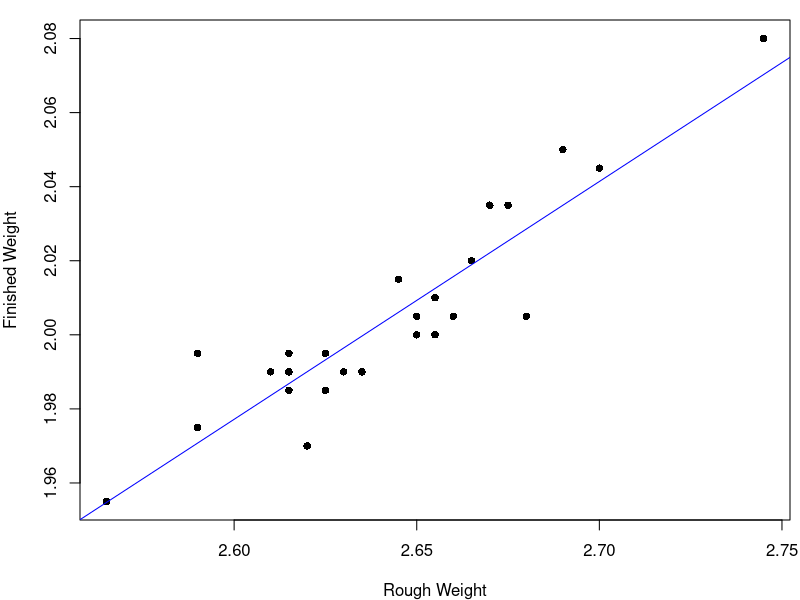
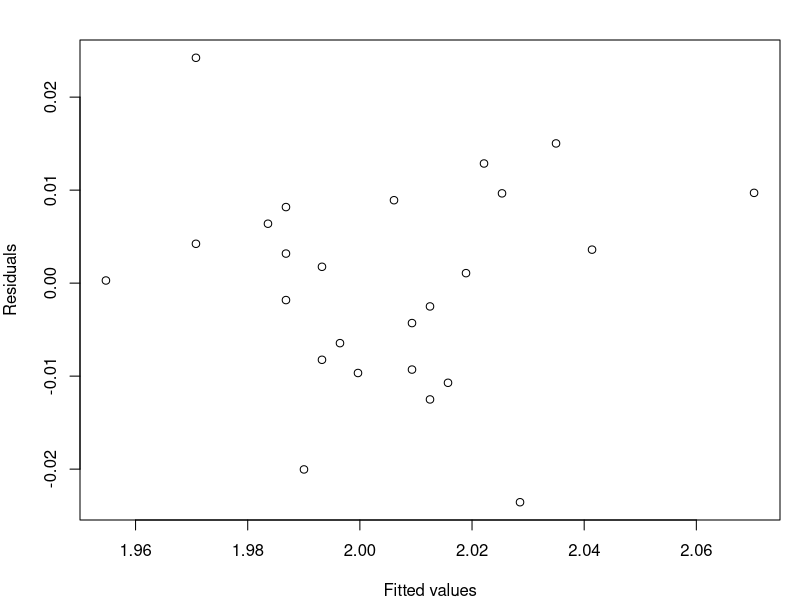
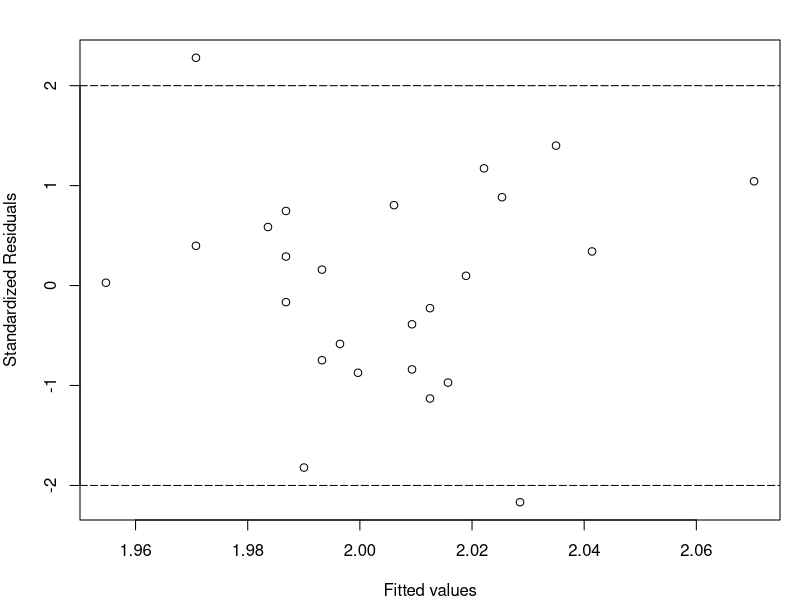
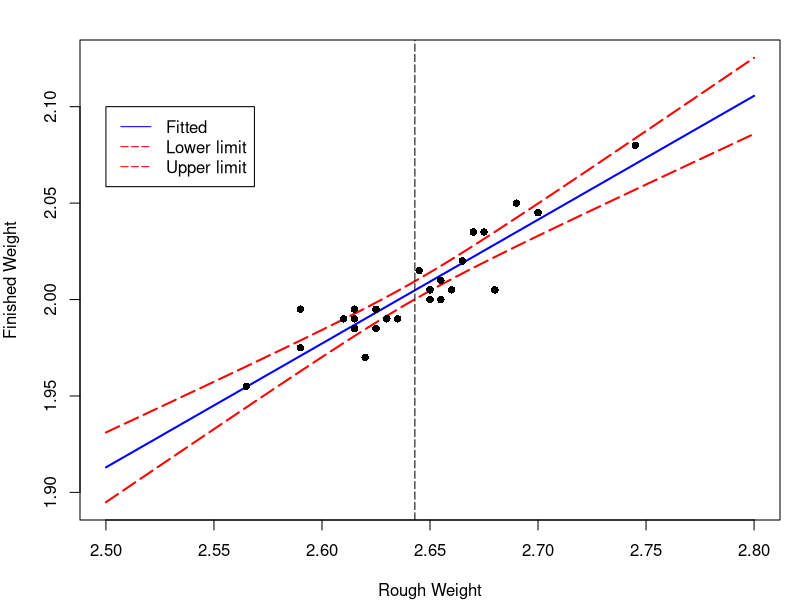
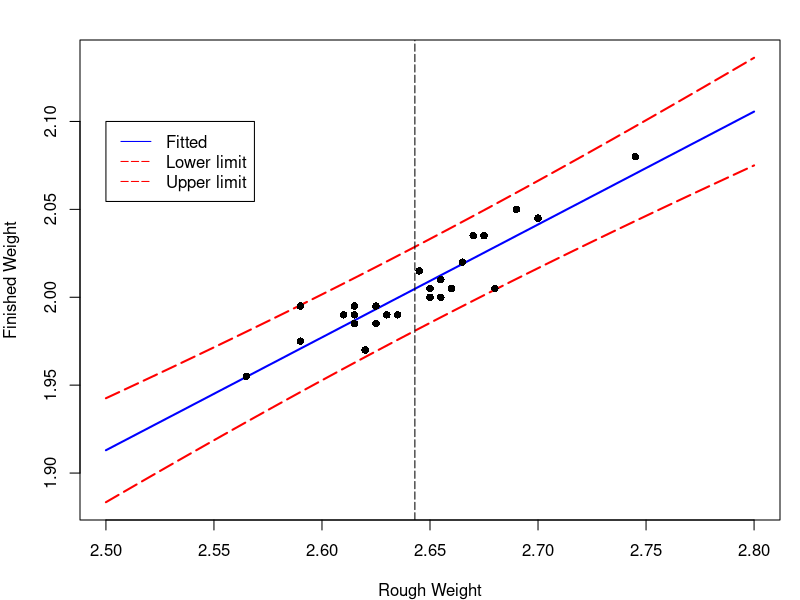
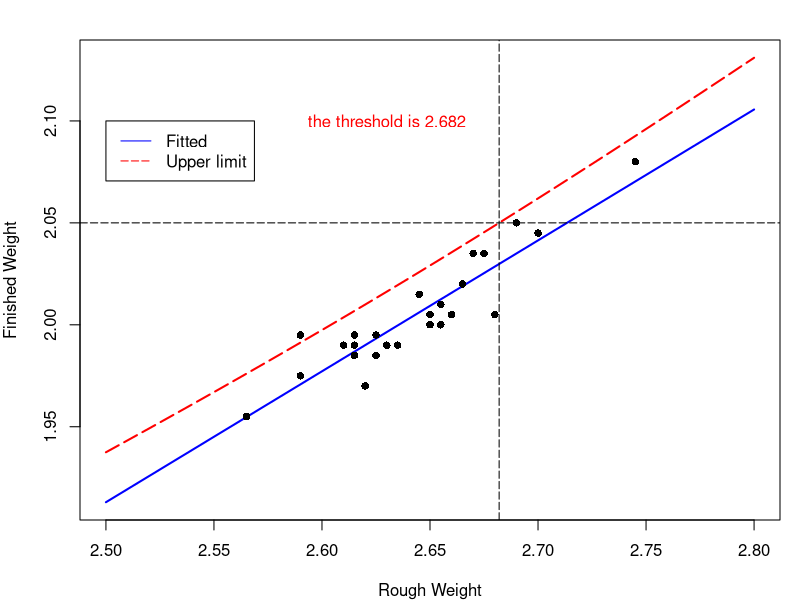

The R source for these figures, in order:
## ---- chunk 1
knitr::opts_chunk$set(echo = TRUE)
## ---- chunk 2
rod = read.table("rod.txt",col.names = c("id","rough_weight","finished_weight"))
knitr::kable(rod,"html",caption = "rough weight vs. finished weight")
## ---- chunk 3
attach(rod)
par(mar=c(4,4,1,0.5))
plot(rough_weight,finished_weight,type="p",pch=16,
     xlab = "Rough Weight",ylab = "Finished Weight")
lm.rod = lm(finished_weight~rough_weight)
abline(coef(lm.rod),col="blue")
summary(lm.rod) #output the results
## ---- chunk 4
par(mar=c(4,4,2,1))
plot(lm.rod$fitted.values,lm.rod$residuals,"p",
     xlab="Fitted values",ylab = "Residuals")
## ---- chunk 5
par(mar=c(4,4,2,1))
plot(lm.rod$fitted.values,rstandard(lm.rod),"p",
     xlab="Fitted values",ylab = "Standardized Residuals")
abline(h=c(-2,2),lty=c(5,5))
## ---- chunk 6
x = seq(2.5,2.8,by=0.001)
newdata = data.frame(rough_weight= x)
pred_x = predict(lm.rod,newdata,interval = "confidence")
par(mar=c(4,4,2,1))
matplot(x,pred_x,type="l",lty = c(1,5,5),
        col=c("blue","red","red"),lwd=2,
        xlab="Rough Weight",ylab="Finished Weight")
abline(v=mean(rough_weight),lty=5)
points(rough_weight,finished_weight,pch=16)
legend(2.5,2.1,c("Fitted","Lower limit","Upper limit"),
       lty = c(1,5,5),col=c("blue","red","red"))
## ---- chunk 7
x = seq(2.5,2.8,by=0.001)
newdata = data.frame(rough_weight= x)
pred_x = predict(lm.rod,newdata,interval = "prediction")
par(mar=c(4,4,2,1))
matplot(x,pred_x,type="l",lty = c(1,5,5),
        col=c("blue","red","red"),lwd=2,
        xlab="Rough Weight",ylab="Finished Weight")
abline(v=mean(rough_weight),lty=5)
points(rough_weight,finished_weight,pch=16)
legend(2.5,2.1,c("Fitted","Lower limit","Upper limit"),
       lty = c(1,5,5),col=c("blue","red","red"))
## ---- chunk 8
x = seq(2.5,2.8,by=0.001)
newdata = data.frame(rough_weight= x)
pred_x = predict(lm.rod,newdata,interval = "prediction")
par(mar=c(4,4,2,1))
singlebound = (pred_x[,1]-pred_x[,2])/qt(0.975,lm.rod$df)*qt(0.95,lm.rod$df)+pred_x[,1]
par(mar=c(4,4,2,1))
matplot(x,cbind(pred_x[,1],singlebound),type="l",lty = c(1,5),
        col=c("blue","red"),lwd=2,
        xlab="Rough Weight",ylab="Finished Weight")
points(rough_weight,finished_weight,pch=16)
abline(h=2.05,v=2.682,lty=c(5,5))
text(2.63,2.1,"the threshold is 2.682",col="red")
legend(2.5,2.1,c("Fitted","Upper limit"),
       lty = c(1,5),col=c("blue","red"))

